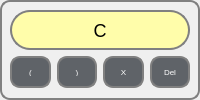
        <widget class="QWidget" name="widget" native="true">
         <property name="styleSheet">
          <string notr="true">border: 2px solid gray;
    border-radius: 10px;
    padding: 0px;</string>
         </property>
         <layout class="QGridLayout" name="Digits_2">
          <property name="leftMargin">
           <number>10</number>
          </property>
          <property name="topMargin">
           <number>10</number>
          </property>
          <property name="rightMargin">
           <number>10</number>
          </property>
          <property name="bottomMargin">
           <number>10</number>
          </property>
          <item row="1" column="0" colspan="4">
           <widget class="QPushButton" name="CButton">
            <property name="minimumSize">
             <size>
              <width>0</width>
              <height>0</height>
             </size>
            </property>
            <property name="maximumSize">
             <size>
              <width>16777215</width>
              <height>40</height>
             </size>
            </property>
            <property name="styleSheet">
             <string notr="true">        QPushButton {
              font-size: 18px;

              border-radius: 20px;
              background-color: #fffdaa;
              padding: 10px;
              color: black;
margin: 0px 0px 0px 0px
          }
          QPushButton:hover {
              background-color: #fffc8b;
          }
          QPushButton:pressed {
              background-color: #fffb66;
          }</string>
            </property>
            <property name="text">
             <string>C</string>
            </property>
           </widget>
          </item>
          <item row="2" column="0">
           <widget class="QPushButton" name="button_open_bracket">
            <property name="sizePolicy">
             <sizepolicy hsizetype="Preferred" vsizetype="Fixed">
              <horstretch>0</horstretch>
              <verstretch>0</verstretch>
             </sizepolicy>
            </property>
            <property name="minimumSize">
             <size>
              <width>0</width>
              <height>0</height>
             </size>
            </property>
            <property name="maximumSize">
             <size>
              <width>16777215</width>
              <height>32</height>
             </size>
            </property>
            <property name="styleSheet">
             <string notr="true">        QPushButton {
              font-size: 8px;

              border-radius: 10px;
              background-color: #5f6368;
              padding: 10px;
              color: white;
margin: 0px 0px 0px 0px
          }
          QPushButton:hover {
              background-color: #74797f;
          }
          QPushButton:pressed {
              background-color: #898d93;
          }</string>
            </property>
            <property name="text">
             <string>(</string>
            </property>
            <property name="iconSize">
             <size>
              <width>16</width>
              <height>16</height>
             </size>
            </property>
           </widget>
          </item>
          <item row="2" column="3">
           <widget class="QPushButton" name="button_del">
            <property name="sizePolicy">
             <sizepolicy hsizetype="Preferred" vsizetype="Fixed">
              <horstretch>0</horstretch>
              <verstretch>0</verstretch>
             </sizepolicy>
            </property>
            <property name="minimumSize">
             <size>
              <width>0</width>
              <height>0</height>
             </size>
            </property>
            <property name="maximumSize">
             <size>
              <width>16777215</width>
              <height>32</height>
             </size>
            </property>
            <property name="styleSheet">
             <string notr="true">        QPushButton {
              font-size: 8px;

              border-radius: 10px;
              background-color: #5f6368;
              padding: 10px;
              color: white;
margin: 0px 0px 0px 0px
          }
          QPushButton:hover {
              background-color: #74797f;
          }
          QPushButton:pressed {
              background-color: #898d93;
          }</string>
            </property>
            <property name="text">
             <string>Del</string>
            </property>
            <property name="iconSize">
             <size>
              <width>16</width>
              <height>16</height>
             </size>
            </property>
           </widget>
          </item>
          <item row="2" column="1">
           <widget class="QPushButton" name="button_close_bracket">
            <property name="sizePolicy">
             <sizepolicy hsizetype="Preferred" vsizetype="Preferred">
              <horstretch>0</horstretch>
              <verstretch>0</verstretch>
             </sizepolicy>
            </property>
            <property name="minimumSize">
             <size>
              <width>0</width>
              <height>0</height>
             </size>
            </property>
            <property name="maximumSize">
             <size>
              <width>74</width>
              <height>32</height>
             </size>
            </property>
            <property name="styleSheet">
             <string notr="true">        QPushButton {
              font-size: 8px;

              border-radius: 10px;
              background-color: #5f6368;
              padding: 10px;
              color: white;
margin: 0px 0px 0px 0px
          }
          QPushButton:hover {
              background-color: #74797f;
          }
          QPushButton:pressed {
              background-color: #898d93;
          }</string>
            </property>
            <property name="text">
             <string>)</string>
            </property>
            <property name="iconSize">
             <size>
              <width>16</width>
              <height>16</height>
             </size>
            </property>
           </widget>
          </item>
          <item row="2" column="2">
           <widget class="QPushButton" name="button_x">
            <property name="sizePolicy">
             <sizepolicy hsizetype="Preferred" vsizetype="Fixed">
              <horstretch>0</horstretch>
              <verstretch>0</verstretch>
             </sizepolicy>
            </property>
            <property name="minimumSize">
             <size>
              <width>0</width>
              <height>0</height>
             </size>
            </property>
            <property name="maximumSize">
             <size>
              <width>74</width>
              <height>32</height>
             </size>
            </property>
            <property name="styleSheet">
             <string notr="true">        QPushButton {
              font-size: 8px;

              border-radius: 10px;
              background-color: #5f6368;
              padding: 10px;
              color: white;
margin: 0px 0px 0px 0px
          }
          QPushButton:hover {
              background-color: #74797f;
          }
          QPushButton:pressed {
              background-color: #898d93;
          }</string>
            </property>
            <property name="text">
             <string>X</string>
            </property>
            <property name="iconSize">
             <size>
              <width>16</width>
              <height>16</height>
             </size>
            </property>
           </widget>
          </item>
         </layout>
        </widget>
